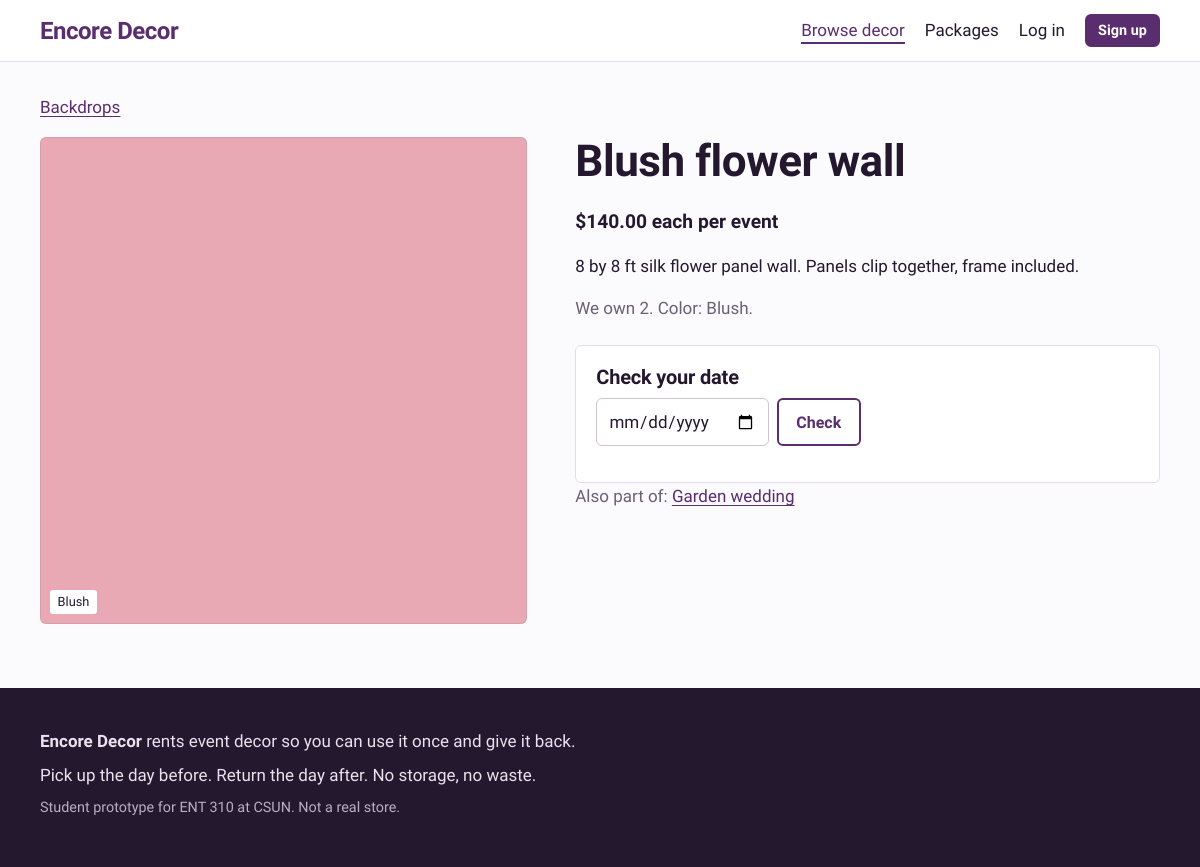
Screenshot of /item.php?id=2 with the database file from the repository.
### tables this page shows
CREATE TABLE items (
  id          INT AUTO_INCREMENT PRIMARY KEY,
  category_id INT NOT NULL,
  name        VARCHAR(120) NOT NULL,
  description TEXT NOT NULL,
  color_name  VARCHAR(40)  NOT NULL DEFAULT 'Assorted',
  color_hex   CHAR(7)      NOT NULL DEFAULT '#CCCCCC',
  price       DECIMAL(8,2) NOT NULL,           
  quantity    INT NOT NULL DEFAULT 1,          
  image_url   VARCHAR(500) NULL,
  is_active   TINYINT(1) NOT NULL DEFAULT 1,
  created_at  TIMESTAMP NOT NULL DEFAULT CURRENT_TIMESTAMP,
  FOREIGN KEY (category_id) REFERENCES categories(id)
);

CREATE TABLE categories (
  id    INT AUTO_INCREMENT PRIMARY KEY,
  name  VARCHAR(60) NOT NULL,
  slug  VARCHAR(60) NOT NULL UNIQUE
);

CREATE TABLE packages (
  id          INT AUTO_INCREMENT PRIMARY KEY,
  name        VARCHAR(120) NOT NULL,
  event_type  VARCHAR(60)  NOT NULL,
  description TEXT NOT NULL,
  price       DECIMAL(8,2) NOT NULL,
  color_hex   CHAR(7) NOT NULL DEFAULT '#CCCCCC',
  is_active   TINYINT(1) NOT NULL DEFAULT 1
);

### includes/bootstrap.php (called while the page is built, shortened)
<?php
function db(): PDO
{
    static $pdo = null;
    if ($pdo === null) {
        $dsn = 'mysql:host=' . DB_HOST . ';port=' . DB_PORT . ';dbname=' . DB_NAME . ';charset=utf8mb4';
        $pdo = new PDO($dsn, DB_USER, DB_PASS, [
            PDO::ATTR_ERRMODE            => PDO::ERRMODE_EXCEPTION,
            PDO::ATTR_DEFAULT_FETCH_MODE => PDO::FETCH_ASSOC,
            PDO::ATTR_EMULATE_PREPARES   => false,
        ]);
    }
    return $pdo;
}
function base_url(): string
{
    static $base = null;
    if ($base === null) {
        $script = $_SERVER['SCRIPT_NAME'] ?? '';
        $dir = str_replace('\\', '/', dirname($script));
        $base = rtrim($dir, '/');
    }
    return $base;
}
function url(string $path = ''): string
{
    return base_url() . '/' . ltrim($path, '/');
}
function e(?string $text): string
{
    return htmlspecialchars((string) $text, ENT_QUOTES, 'UTF-8');
}
function money($amount): string
{
    return '$' . number_format((float) $amount, 2);
}

### public/item.php (the view, shortened to what this page needs)
<?php
require __DIR__ . '/../includes/bootstrap.php';
$id = (int) ($_GET['id'] ?? 0);
$stmt = db()->prepare('SELECT i.*, c.name AS category_name, c.slug AS category_slug
                       FROM items i JOIN categories c ON c.id = i.category_id
                       WHERE i.id = ? AND i.is_active = 1');
$stmt->execute([$id]);
$item = $stmt->fetch();
$date = $_GET['date'] ?? '';
$stmt = db()->prepare('SELECT p.id, p.name FROM packages p
                       JOIN package_items pi ON pi.package_id = p.id
                       WHERE pi.item_id = ? AND p.is_active = 1');
$stmt->execute([$id]);
$inPackages = $stmt->fetchAll();
$minDate = date('Y-m-d', strtotime('+2 days'));
require __DIR__ . '/../includes/header.php';
?>
<p class="crumbs"><a href="<?= e(url('items.php?category=' . urlencode($item['category_slug']))) ?>"><?= e($item['category_name']) ?></a></p>
<div class="detail">
  <div class="detail-visual">
    <?php if ($item['image_url']): ?>
      <img class="swatch swatch-large" src="<?= e($item['image_url']) ?>" alt="<?= e($item['name']) ?>">
    <?php else: ?>
      <div class="swatch swatch-large" style="--swatch: <?= e($item['color_hex']) ?>"><span class="swatch-name"><?= e($item['color_name']) ?></span></div>
    <?php endif; ?>
  </div>
  <div class="detail-info">
    <h1><?= e($item['name']) ?></h1>
    <p class="price-line"><?= money($item['price']) ?> each per event</p>
    <p><?= e($item['description']) ?></p>
    <p class="muted">We own <?= (int) $item['quantity'] ?>. Color: <?= e($item['color_name']) ?>.</p>
    <div class="book-box">
      <h2>Check your date</h2>
      <form method="get" class="row-form">
        <input id="date" type="date" name="date" value="<?= e($date) ?>" min="<?= e($minDate) ?>" required>
        <button type="submit" class="btn btn-ghost">Check</button>
      </form>
    </div>
    <?php if ($inPackages): ?>
      <p class="muted">Also part of:
        <?php foreach ($inPackages as $i => $p): ?>
          <a href="<?= e(url('package.php?id=' . $p['id'])) ?>"><?= e($p['name']) ?></a><?= $i < count($inPackages) - 1 ? ',' : '' ?>
        <?php endforeach; ?>
      </p>
    <?php endif; ?>
  </div>
</div>
<?php require __DIR__ . '/../includes/footer.php'; ?>

### public/assets/style.css (style rules this page uses)
:root { --paper: #FBFAFD; --white: #FFFFFF; --ink: #24182F; --muted: #6B5F75; --plum: #5A2D6E; --plum-soft: #F1EAF5; --marigold: #F2A93B; --sage: #2F7A55; --sage-soft: #E5F2EA; --berry: #B3263E; --berry-soft: #FBE9EC; --line: #E4DCE9; --display: "Bricolage Grotesque", "Segoe UI", system-ui, sans-serif; --body: "Atkinson Hyperlegible", "Segoe UI", system-ui, sans-serif; --radius: 6px; --gap: clamp(1rem, 3vw, 1.5rem); }
*, *::before, *::after { box-sizing: border-box; }
html { -webkit-text-size-adjust: 100%; }
body { margin: 0; background: var(--paper); color: var(--ink); font: 400 1.0625rem/1.55 var(--body); }
a { color: var(--plum); text-underline-offset: 0.18em; }
h1, h2, h3 { font-family: var(--display); line-height: 1.1; letter-spacing: -0.01em; margin: 0 0 0.5em; }
h1 { font-size: clamp(2rem, 4vw, 2.75rem); font-weight: 800; }
h2 { font-size: 1.5rem; font-weight: 700; margin-top: 2rem; }
p { margin: 0 0 1rem; max-width: 68ch; }
.muted { color: var(--muted); }
.btn { display: inline-block; background: var(--plum); color: var(--white); border: 2px solid var(--plum); border-radius: var(--radius); padding: 0.6rem 1.1rem; font: 700 1rem/1.2 var(--body); text-decoration: none; cursor: pointer; }
.btn-ghost { background: transparent; color: var(--plum); }
.swatch { position: relative; display: block; aspect-ratio: 4 / 3; background: var(--swatch, #ccc); border-radius: var(--radius) var(--radius) 0 0; box-shadow: inset 0 0 0 1px rgba(36, 24, 47, 0.08); object-fit: cover; width: 100%; }
.swatch-name { position: absolute; left: 0.6rem; bottom: 0.6rem; background: var(--white); color: var(--ink); font-size: 0.8rem; padding: 0.15rem 0.5rem; border-radius: 3px; }
.swatch-large { border-radius: var(--radius); aspect-ratio: 1 / 1; }
input, select, textarea { font: inherit; color: var(--ink); padding: 0.55rem 0.7rem; border: 1px solid #CFC4D6; border-radius: var(--radius); background: var(--white); max-width: 100%; }
.row-form { display: flex; gap: 0.5rem; flex-wrap: wrap; margin-bottom: 1rem; }
.crumbs { margin-bottom: 1rem; }
.detail { display: grid; grid-template-columns: minmax(0, 5fr) minmax(0, 6fr); gap: clamp(1.5rem, 4vw, 3rem); align-items: start; }
.price-line { font-size: 1.2rem; font-weight: 700; }
.book-box { margin-top: 1.5rem; padding: 1.25rem; background: var(--white); border: 1px solid var(--line); border-radius: var(--radius); }
.book-box h2 { margin-top: 0; font-size: 1.25rem; }

### rows the page displays
items: category.name "Backdrops", color_name "Blush", name "Blush flower wall", price "$140.00", description "8 by 8 ft silk flower panel wall. Panels clip together, frame included.", quantity "2"
packages: name "Garden wedding"

### other values shown
SITE_NAME "Encore Decor"
$label "Browse decor Packages Log in"
